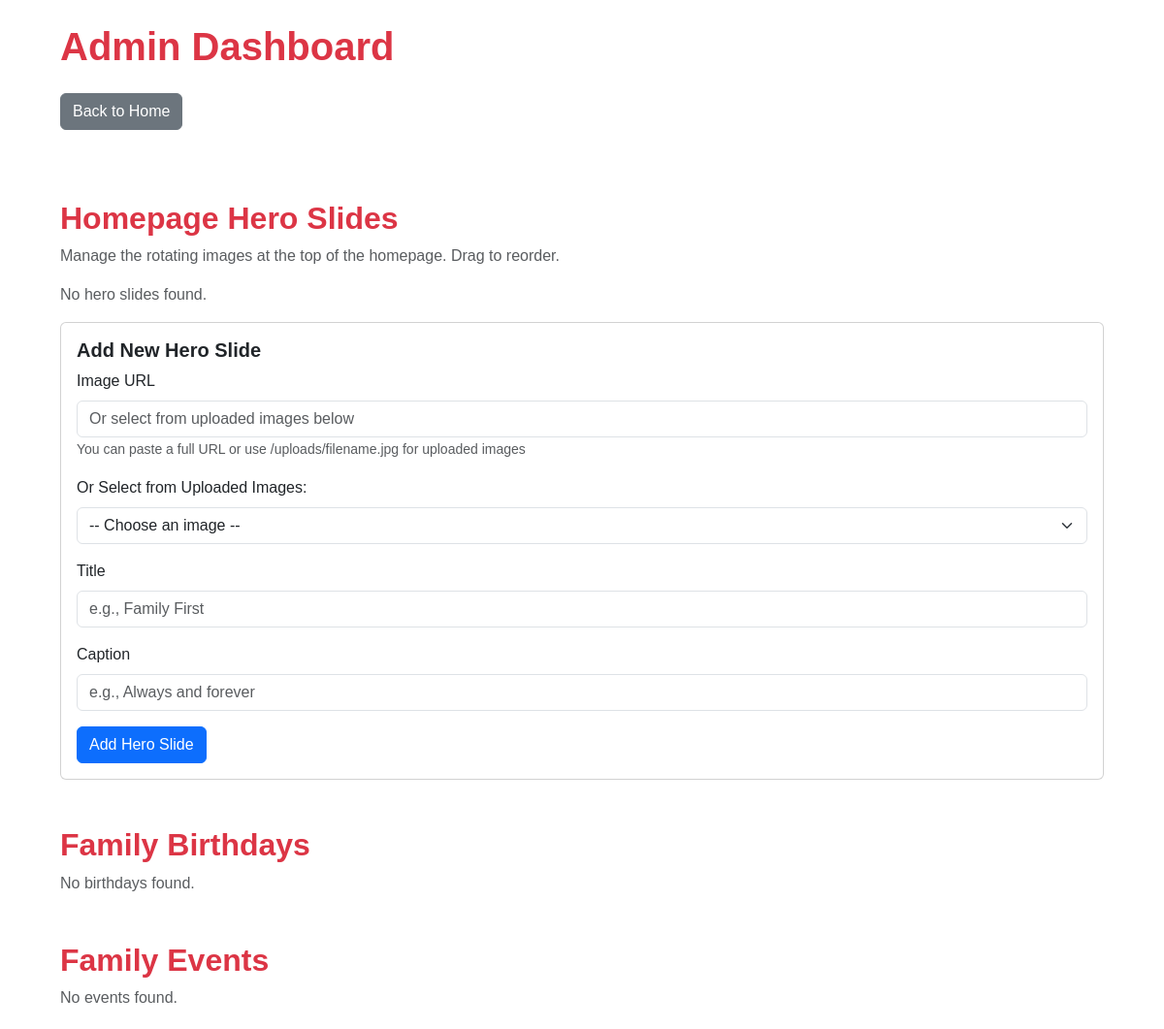
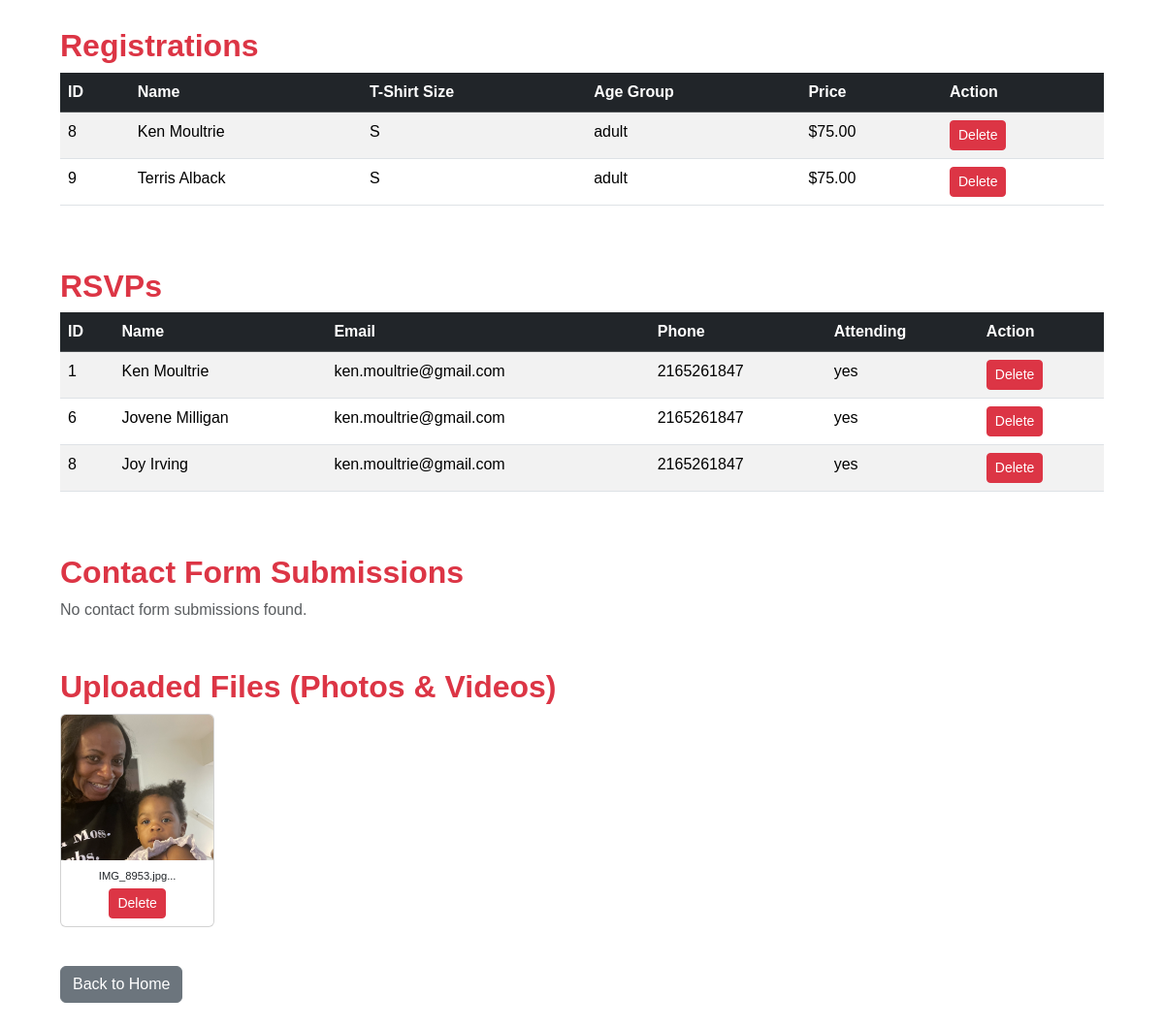
The page /admin on the database its author committed (2 pictures, top to bottom).
### tables this page shows
CREATE TABLE registrations (
                    id INTEGER PRIMARY KEY AUTOINCREMENT,
                    name TEXT NOT NULL,
                    tshirt_size TEXT,
                    age_group TEXT,
                    price REAL,
                    session_id TEXT,
                    stripe_session_id TEXT
                , email TEXT, phone TEXT, registration_date TIMESTAMP DEFAULT CURRENT_TIMESTAMP);

CREATE TABLE rsvps (
                    id INTEGER PRIMARY KEY AUTOINCREMENT,
                    name TEXT NOT NULL,
                    email TEXT NOT NULL,
                    phone TEXT NOT NULL,
                    attending TEXT NOT NULL
                );

### app.py (the view)
@app.route('/admin')
def admin():
    try:
        db = get_db()
        if db is None:
            return jsonify({"error": "Database connection failed"}), 500
        registrations = db.execute('SELECT * FROM registrations').fetchall()
        print(f"🟢 Registrations Found: {len(registrations)}")  # Debugging output
        rsvps = db.execute('SELECT * FROM rsvps').fetchall()
        print(f"🟢 RSVPs Found: {len(rsvps)}")  # Debugging output
        birthdays = db.execute('SELECT * FROM birthdays ORDER BY birth_date').fetchall()
        print(f"🟢 Birthdays Found: {len(birthdays)}")  # Debugging output
        events = db.execute('SELECT * FROM events ORDER BY event_date DESC').fetchall()
        print(f"🟢 Events Found: {len(events)}")  # Debugging output
        hero_slides = db.execute('SELECT * FROM hero_slides ORDER BY display_order').fetchall()
        print(f"🟢 Hero Slides Found: {len(hero_slides)}")  # Debugging output
        contacts = db.execute('SELECT * FROM contacts ORDER BY created_at DESC').fetchall()
        print(f"🟢 Contacts Found: {len(contacts)}")  # Debugging output
        images = []
        if USE_AZURE_STORAGE and blob_service_client:
            try:
                container_client = blob_service_client.get_container_client(AZURE_CONTAINER_NAME)
                blob_list = container_client.list_blobs()
                images = [{"filename": blob.name} for blob in blob_list]
            except Exception as e:
                logging.error(f"Error listing blobs for admin: {e}")
        else:
            if os.path.exists(app.config["UPLOAD_FOLDER"]):
                images = [
                    {"filename": f} for f in os.listdir(app.config["UPLOAD_FOLDER"])
                    if os.path.isfile(os.path.join(app.config["UPLOAD_FOLDER"], f))
                ]
        print(f"🟢 Images Found: {len(images)}")  # Debugging output
        return render_template('admin.html',
                             registrations=registrations,
                             rsvps=rsvps,
                             birthdays=birthdays,
                             events=events,
                             hero_slides=hero_slides,
                             contacts=contacts,
                             images=images)
    except Exception as e:
        logging.error(f"❌ Admin Page Error: {e}")
        return jsonify({'error': 'Failed to load admin page'}), 500

### app.py (called while the page is built)
def get_db():
    try:
        db = getattr(g, "_database", None)
        if db is None:
            db = g._database = sqlite3.connect(DATABASE, check_same_thread=False)
            db.row_factory = sqlite3.Row  # Enables dictionary-style row access
        return db
    except sqlite3.Error as e:
        logging.error(f"Database connection error: {e}")
        return None

@app.teardown_appcontext
def close_connection(exception):
    db = getattr(g, '_database', None)
    if db is not None:
        db.close()

### templates/admin.html (shortened to what this page needs)
<!DOCTYPE html>
<html lang="en">
<head>
    <link href="https://cdn.jsdelivr.net/npm/bootstrap@5.3.3/dist/css/bootstrap.min.css" rel="stylesheet">
    <link rel="stylesheet" href="{{ url_for('static', filename='styles.css') }}">
</head>
<body>
    <div class="container mt-4">
        <h1 class="mb-4">Admin Dashboard</h1>
        <a href="{{ url_for('index') }}" class="btn btn-secondary mb-4">Back to Home</a>
        <h2 class="mt-5">Homepage Hero Slides</h2>
        <p class="text-muted">Manage the rotating images at the top of the homepage. Drag to reorder.</p>
        {% if hero_slides %}
        <div id="heroSlidesList" class="row">
            {% for slide in hero_slides %}
            <div class="col-md-3 mb-3" data-slide-id="{{ slide[0] }}" data-order="{{ slide[4] }}">
                <div class="card">
                    <div class="card-header bg-primary text-white d-flex justify-content-between align-items-center">
                        <span class="badge bg-light text-dark">Order #{{ slide[4] }}</span>
                        <div>
                            <button class="btn btn-sm btn-light" onclick="moveSlide({{ slide[0] }}, 'up')" title="Move Up">▲</button>
                            <button class="btn btn-sm btn-light" onclick="moveSlide({{ slide[0] }}, 'down')" title="Move Down">▼</button>
                        </div>
                    </div>
                    {% if slide[1].startswith('http') or slide[1].startswith('/uploads/') %}
                    <img src="{{ slide[1] }}" class="card-img-top" style="height: 150px; object-fit: cover;" alt="{{ slide[2] }}">
                    {% else %}
                    <img src="{{ url_for('static', filename=slide[1].replace('static/', '')) }}" class="card-img-top" style="height: 150px; object-fit: cover;" alt="{{ slide[2] }}">
                    {% endif %}
                    <div class="card-body">
                        <h6 class="card-title">{{ slide[2] }}</h6>
                        <p class="card-text"><small>{{ slide[3] }}</small></p>
                        <button class="btn btn-sm btn-danger w-100" onclick="deleteSlide({{ slide[0] }})">Delete</button>
                    </div>
                </div>
            </div>
            {% endfor %}
        </div>
        {% else %}
        <p class="text-muted">No hero slides found.</p>
        {% endif %}
        <div class="card mt-3 mb-5">
            <div class="card-body">
                <h5 class="card-title">Add New Hero Slide</h5>
                <form id="addHeroSlideForm" onsubmit="addHeroSlide(event)">
                    <div class="mb-3">
                        <label for="slideImageUrl" class="form-label">Image URL</label>
                        <input type="text" class="form-control" id="slideImageUrl" placeholder="Or select from uploaded images below" required oninput="previewManualUrl(this.value)">
                        <small class="text-muted">You can paste a full URL or use /uploads/filename.jpg for uploaded images</small>
                    </div>
                    <div class="mb-3">
                        <label class="form-label">Or Select from Uploaded Images:</label>
                        <select class="form-select" id="selectUploadedImage" onchange="previewSelectedImage(this.value)">
                            <option value="">-- Choose an image --</option>
                        </select>
                    </div>
                    <div class="mb-3">
                        <label for="slideTitle" class="form-label">Title</label>
                        <input type="text" class="form-control" id="slideTitle" placeholder="e.g., Family First" required>
                    </div>
                    <div class="mb-3">
                        <label for="slideCaption" class="form-label">Caption</label>
                        <input type="text" class="form-control" id="slideCaption" placeholder="e.g., Always and forever">
                    </div>
                    <button type="submit" class="btn btn-primary">Add Hero Slide</button>
                </form>
            </div>
        </div>
        <h2 class="mt-5">Family Birthdays</h2>
        {% if birthdays %}
        <div class="table-responsive">
            <table class="table table-striped table-hover">
                <thead class="table-dark">
                    <tr>
                        <th>ID</th>
                        <th>Name</th>
                        <th>Birthday</th>
                        <th>Action</th>
                    </tr>
                </thead>
                <tbody>
                    {% for birthday in birthdays %}
                    <tr>
                        <td>{{ birthday[0] }}</td>
                        <td>{{ birthday[1] }}</td>
                        <td>{{ birthday[2] }}</td>
                        <td>
                            <button class="btn btn-sm btn-danger" onclick="deleteItem('birthday', {{ birthday[0] }})">Delete</button>
                        </td>
                    </tr>
                    {% endfor %}
                </tbody>
            </table>
        </div>
        {% else %}
        <p class="text-muted">No birthdays found.</p>
        {% endif %}
        <h2 class="mt-5">Family Events</h2>
        {% if events %}
        <div class="table-responsive">
            <table class="table table-striped table-hover">
                <thead class="table-dark">
                    <tr>
                        <th>ID</th>
                        <th>Title</th>
                        <th>Date</th>
                        <th>Description</th>
                        <th>Action</th>
                    </tr>
                </thead>
                <tbody>
                    {% for event in events %}
                    <tr>
                        <td>{{ event[0] }}</td>
                        <td>{{ event[1] }}</td>
                        <td>{{ event[2] }}</td>
                        <td>{{ event[3] }}</td>
                        <td>
                            <button class="btn btn-sm btn-danger" onclick="deleteItem('event', {{ event[0] }})">Delete</button>
                        </td>
                    </tr>
                    {% endfor %}
                </tbody>
            </table>
        </div>
        {% else %}
        <p class="text-muted">No events found.</p>
        {% endif %}
        <h2 class="mt-5">Registrations</h2>
        {% if registrations %}
        <div class="table-responsive">
            <table class="table table-striped table-hover">
                <thead class="table-dark">
                    <tr>
                        <th>ID</th>
                        <th>Name</th>
                        <th>T-Shirt Size</th>
                        <th>Age Group</th>
                        <th>Price</th>
                        <th>Action</th>
                    </tr>
                </thead>
                <tbody>
                    {% for reg in registrations %}
                    <tr>
                        <td>{{ reg[0] }}</td>
                        <td>{{ reg[1] }}</td>
                        <td>{{ reg[2] }}</td>
                        <td>{{ reg[3] }}</td>
                        <td>${{ "%.2f"|format(reg[4]) }}</td>
                        <td>
                            <button class="btn btn-sm btn-danger" onclick="deleteItem('registration', {{ reg[0] }})">Delete</button>
                        </td>
                    </tr>
                    {% endfor %}
                </tbody>
            </table>
        </div>
        {% else %}
        <p class="text-muted">No registrations found.</p>
        {% endif %}
        <h2 class="mt-5">RSVPs</h2>
        {% if rsvps %}
        <div class="table-responsive">
            <table class="table table-striped table-hover">
                <thead class="table-dark">
                    <tr>
                        <th>ID</th>
                        <th>Name</th>
                        <th>Email</th>
                        <th>Phone</th>
                        <th>Attending</th>
                        <th>Action</th>
                    </tr>
                </thead>
                <tbody>
                    {% for rsvp in rsvps %}
                    <tr>
                        <td>{{ rsvp[0] }}</td>
                        <td>{{ rsvp[1] }}</td>
                        <td>{{ rsvp[2] }}</td>
                        <td>{{ rsvp[3] }}</td>
                        <td>{{ rsvp[4] }}</td>
                        <td>
                            <button class="btn btn-sm btn-danger" onclick="deleteItem('rsvp', {{ rsvp[0] }})">Delete</button>
                        </td>
                    </tr>
                    {% endfor %}
                </tbody>
            </table>
        </div>
        {% else %}
        <p class="text-muted">No RSVPs found.</p>
        {% endif %}
        <h2 class="mt-5">Contact Form Submissions</h2>
        {% if contacts %}
        <div class="table-responsive">
            <table class="table table-striped table-hover">
                <thead class="table-dark">
                    <tr>
                        <th>ID</th>
                        <th>Name</th>
                        <th>Email</th>
                        <th>Message</th>
                        <th>Date</th>
                        <th>Action</th>
                    </tr>
                </thead>
                <tbody>
                    {% for contact in contacts %}
                    <tr>
                        <td>{{ contact[0] }}</td>
                        <td>{{ contact[1] }}</td>
                        <td>{{ contact[2] }}</td>
                        <td style="max-width: 300px; white-space: pre-wrap;">{{ contact[3] }}</td>
                        <td>{{ contact[4] }}</td>
                        <td>
                            <button class="btn btn-sm btn-danger" onclick="deleteItem('contact', {{ contact[0] }})">Delete</button>
                        </td>
                    </tr>
                    {% endfor %}
                </tbody>
            </table>
        </div>
        {% else %}
        <p class="text-muted">No contact form submissions found.</p>
        {% endif %}
        <h2 class="mt-5">Uploaded Files (Photos & Videos)</h2>
        <div class="row">
            {% for file in images %}
            {% set file_ext = file['filename'].split('.')[-1].lower() %}
            {% set is_video = file_ext in ['mp4', 'mov', 'avi', 'webm'] %}
            <div class="col-md-2 mb-3">
                <div class="card">
                    {% if is_video %}
                    <video class="card-img-top" style="height: 150px; object-fit: cover; background: #000;">
                        <source src="{{ url_for('uploaded_file', filename=file['filename']) }}" type="video/{{ file_ext }}">
                    </video>
                    <div class="badge bg-info position-absolute top-0 start-0 m-1">VIDEO</div>
                    {% else %}
                    <img src="{{ url_for('uploaded_file', filename=file['filename']) }}" class="card-img-top" style="height: 150px; object-fit: cover;" alt="Uploaded Image">
                    {% endif %}
                    <div class="card-body p-2 text-center">
                        <small class="d-block text-truncate" style="font-size: 0.7rem;" title="{{ file['filename'] }}">{{ file['filename'][:15] }}...</small>
                        <button class="btn btn-sm btn-danger mt-1" onclick="deleteItem('image', '{{ file['filename'] }}')">Delete</button>
                    </div>
                </div>
            </div>
            {% endfor %}
        </div>
        <div class="mt-4 mb-5">
            <a href="{{ url_for('index') }}" class="btn btn-secondary">Back to Home</a>
        </div>
    </div>
</body>
</html>

### static/css/styles.css (style rules this page uses)
body { font-family: 'Arial', sans-serif; background-color: white; color: #333; }
h1, h2, h3, h4, h5, h6 { color: #dc3545; font-weight: 600; }
.container { max-width: 1100px; }

### rows shown on the page
registrations: id "8", name "Ken Moultrie", tshirt_size "S", age_group "adult", price "75.00"
registrations: id "9", name "Terris Alback", tshirt_size "S", age_group "adult", price "75.00"
rsvps: id "1", name "Ken Moultrie", email "ken.moultrie@gmail.com", phone "2165261847", attending "yes"
rsvps: id "6", name "Jovene Milligan", email "ken.moultrie@gmail.com", phone "2165261847", attending "yes"
rsvps: id "8", name "Joy Irving", email "ken.moultrie@gmail.com", phone "2165261847", attending "yes"

### other values the page prints
{{ file['filename'][:15] }} "IMG_8953.jpg"
